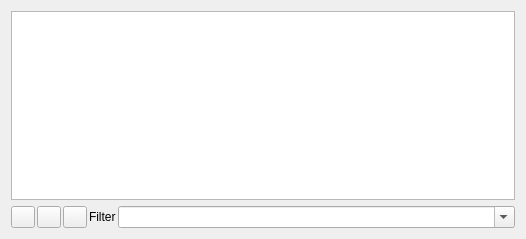
<?xml version="1.0" encoding="UTF-8"?>
<ui version="4.0">
 <class>Console</class>
 <widget class="QWidget" name="Console">
  <property name="geometry">
   <rect>
    <x>0</x>
    <y>0</y>
    <width>526</width>
    <height>239</height>
   </rect>
  </property>
  <property name="windowTitle">
   <string>Form</string>
  </property>
  <layout class="QGridLayout" name="gridLayout">
   <item row="0" column="0">
    <widget class="QPlainTextEdit" name="plainTextEdit">
     <property name="font">
      <font>
       <family>Consolas</family>
      </font>
     </property>
     <property name="readOnly">
      <bool>true</bool>
     </property>
    </widget>
   </item>
   <item row="1" column="0">
    <layout class="QHBoxLayout" name="horizontalLayout" stretch="0,0,0,0,1">
     <property name="spacing">
      <number>2</number>
     </property>
     <item>
      <widget class="QPushButton" name="clearText">
       <property name="maximumSize">
        <size>
         <width>24</width>
         <height>24</height>
        </size>
       </property>
       <property name="toolTip">
        <string>Clear the console data</string>
       </property>
       <property name="autoFillBackground">
        <bool>false</bool>
       </property>
       <property name="styleSheet">
        <string notr="true">background-image: url(:/images/consoleClear.png);</string>
       </property>
       <property name="text">
        <string/>
       </property>
       <property name="autoDefault">
        <bool>false</bool>
       </property>
       <property name="default">
        <bool>false</bool>
       </property>
       <property name="flat">
        <bool>false</bool>
       </property>
      </widget>
     </item>
     <item>
      <widget class="QPushButton" name="pushButton_timeStamp">
       <property name="maximumSize">
        <size>
         <width>24</width>
         <height>24</height>
        </size>
       </property>
       <property name="toolTip">
        <string>Add a timestamp</string>
       </property>
       <property name="styleSheet">
        <string notr="true">background-image: url(:/images/stampConsole.png);</string>
       </property>
       <property name="text">
        <string/>
       </property>
       <property name="checkable">
        <bool>true</bool>
       </property>
      </widget>
     </item>
     <item>
      <widget class="QPushButton" name="pushButton_pause">
       <property name="maximumSize">
        <size>
         <width>24</width>
         <height>24</height>
        </size>
       </property>
       <property name="toolTip">
        <string>Pause refresh</string>
       </property>
       <property name="styleSheet">
        <string notr="true">background-image: url(:/images/consolePause.png);</string>
       </property>
       <property name="text">
        <string/>
       </property>
       <property name="checkable">
        <bool>true</bool>
       </property>
       <property name="checked">
        <bool>false</bool>
       </property>
      </widget>
     </item>
     <item>
      <widget class="QLabel" name="label">
       <property name="text">
        <string>Filter</string>
       </property>
      </widget>
     </item>
     <item>
      <widget class="QComboBox" name="comboBox_filter">
       <property name="editable">
        <bool>true</bool>
       </property>
      </widget>
     </item>
    </layout>
   </item>
  </layout>
 </widget>
 <resources/>
 <connections/>
</ui>
